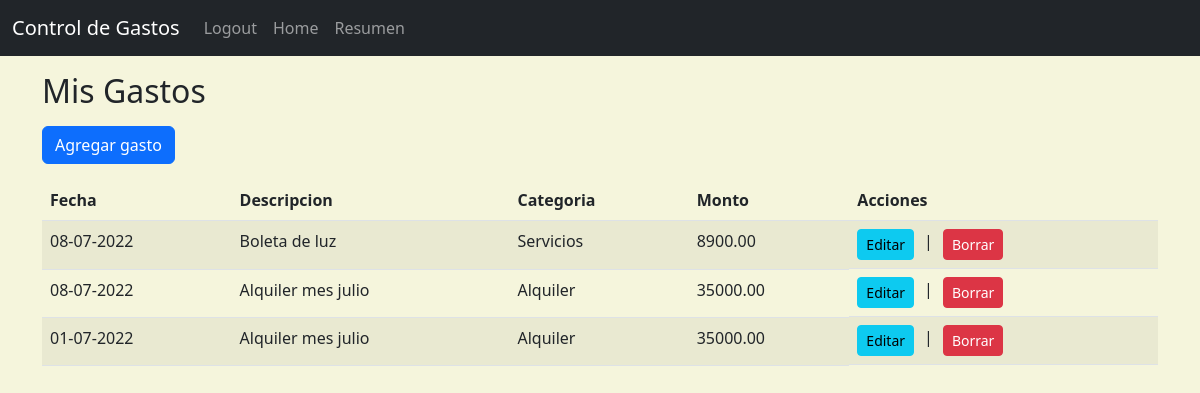
The page / (signed in) on the database as committed earlier.
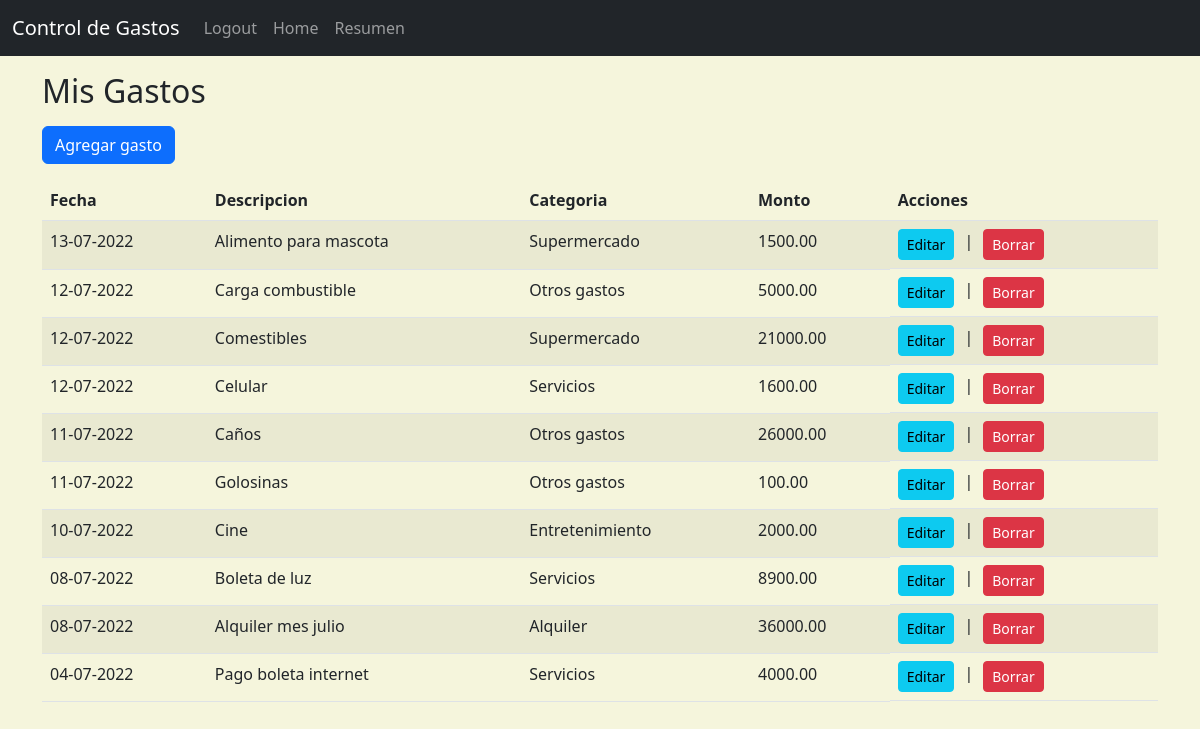
The same page on the database as committed later.
### website/models.py (models this page shows)
class Spent(db.Model):
    id = db.Column(db.Integer, primary_key=True)
    date = db.Column(db.DateTime(timezone=True), default=func.now())
    description = db.Column(db.String(10000))
    amount = db.Column(db.Numeric(precision=2, scale=None,
                       decimal_return_scale=None, asdecimal=True))
    user_id = db.Column(db.Integer, db.ForeignKey('user.id'), nullable=False)
    category_id = db.Column(db.Integer, db.ForeignKey(
        'category.id'), nullable=False)
    category = db.relationship('Category',
                               backref=db.backref('spents', lazy=True))

class Category(db.Model):
    id = db.Column(db.Integer, primary_key=True)
    description = db.Column(db.String(100))
    def __repr__(self):
        return self.description

### website/views.py (the view)
@views.route('/')
@login_required
def home():
    spents = Spent.query.filter(Spent.user_id == current_user.id)
    spents = spents.order_by(Spent.date.desc())
    return render_template('home.html', user=current_user, spents=spents)

### website/__init__.py (called while the page is built)
def create_app():
    load_dotenv()
    app = Flask(__name__)
    app.config['SECRET_KEY'] = os.getenv("SECRET_KEY")
    app.config['SQLALCHEMY_DATABASE_URI'] = f'sqlite:///{DB_NAME}'
    app.config['SQLALCHEMY_TRACK_MODIFICATIONS'] = False
    db.init_app(app)
    csrf.init_app(app)
    from .views import views
    from .auth import auth
    app.register_blueprint(views, url_prefix='/')
    app.register_blueprint(auth, url_prefix='/')
    from .models import User, Spent, Category
    login_manager = LoginManager()
    login_manager.login_view = 'auth.login'
    login_manager.init_app(app)
    @login_manager.user_loader
    def load_user(id):
        return User.query.get(int(id))
    create_database(app)
    return app

### website/templates/home.html (shortened to what this page needs)
{% extends "base.html" %}
{% block content %}
<h2 class="mb-3 mt-3">Mis Gastos</h2>
<a href="{{url_for('views.new')}}" class="btn btn-primary mb-3"
  >Agregar gasto</a
>
<table class="table table-striped">
  <thead>
    <tr>
      <th>Fecha</th>
      <th>Descripcion</th>
      <th>Categoria</th>
      <th>Monto</th>
      <th>Acciones</th>
    </tr>
  </thead>
  <tbody>
    {% for spent in spents %}
    <tr>
      <td>{{ spent.date.strftime("%d-%m-%Y") }}</td>
      <td>{{ spent.description }}</td>
      <td>{{ spent.category }}</td>
      <td>{{ '%.2f'|format(spent.amount) }}</td>
      <td style="display: flex; gap: 10px">
        <a href="/edit/{{spent.id}}" class="btn btn-info btn-sm">Editar</a>|
        <form action="{{url_for('views.delete', id=spent.id)}}" method="POST">
          <input
            type="submit"
            value="Borrar"
            onclick="return confirm('¿Seguro desea borrar esta entrada?')"
            class="btn btn-danger btn-sm"
          />
        </form>
      </td>
    </tr>
    {% endfor %}
  </tbody>
</table>
{% endblock %}

### website/templates/base.html (shortened to what this page needs)
<!DOCTYPE html>
<html lang="en">
  <head>
    <link
      href="https://cdn.jsdelivr.net/npm/bootstrap@5.2.0-beta1/dist/css/bootstrap.min.css"
      rel="stylesheet"
    />
  </head>
  <body style="background-color: beige">
    <nav class="navbar navbar-expand-lg navbar-dark bg-dark">
      <div class="container-fluid">
        <a class="navbar-brand" href="/">Control de Gastos</a>
        <div class="collapse navbar-collapse" id="navbarSupportedContent">
          <ul class="navbar-nav me-auto mb-2 mb-lg-0">
            {% if not user.is_authenticated %}
            <li class="nav-item">
              <a class="nav-link" aria-current="page" id="login" href="/login"
                >Login</a
              >
            </li>
            <li class="nav-item">
              <a class="nav-link" id="signUp" href="/sign-up">Sign Up</a>
            </li>
            {% else %}
            <li class="nav-item">
              <a class="nav-link" id="logout" href="/logout">Logout</a>
            </li>
            <li class="nav-item">
              <a class="nav-link" id="home" href="/">Home</a>
            </li>
            <li class="nav-item">
              <a
                href="{{url_for('views.resumen')}}"
                id="resumen"
                class="nav-link"
                >Resumen</a
              >
            </li>
            {% endif %}
          </ul>
        </div>
      </div>
    </nav>
    <div class="container">{% block content %} {% endblock %}</div>
  </body>
</html>

Rows that differ between the two databases and show on the page:
removed Spent: date "01-07-2022", description "Alquiler mes julio", category "Alquiler", amount "35000.00"
added Spent: date "13-07-2022", description "Alimento para mascota", category "Supermercado", amount "1500.00"
added Spent: date "12-07-2022", description "Carga combustible", category "Otros gastos", amount "5000.00"
added Spent: date "12-07-2022", description "Comestibles", category "Supermercado", amount "21000.00"
added Spent: date "12-07-2022", description "Celular", category "Servicios", amount "1600.00"
added Spent: date "11-07-2022", description "Caños", category "Otros gastos", amount "26000.00"
added Spent: date "11-07-2022", description "Golosinas", category "Otros gastos", amount "100.00"
added Spent: date "10-07-2022", description "Cine", category "Entretenimiento", amount "2000.00"
changed Spent "Alquiler mes julio": amount "35000.00" → "36000.00"
added Spent: date "04-07-2022", description "Pago boleta internet", category "Servicios", amount "4000.00"
